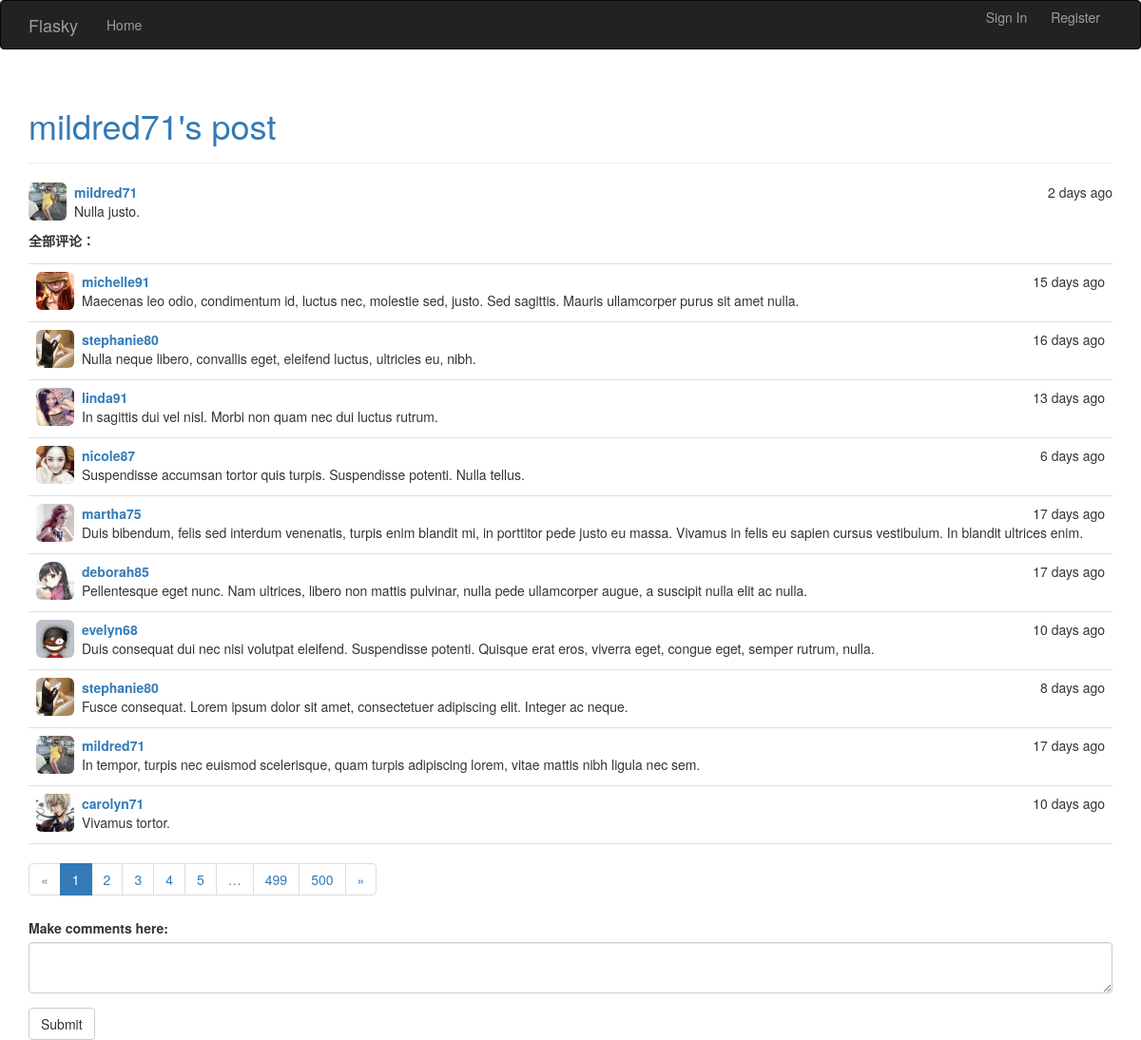
The app's page /post/187 with its own data.
### app/models.py (models this page shows, shortened)
class User(UserMixin,db.Model):
	__tablename__='users'
	id = db.Column(db.Integer, primary_key=True)
	username = db.Column(db.String(128), unique=True, index=True)
	gender = db.Column(db.String(32))
	address = db.Column(db.String(128))
	age=db.Column(db.Integer)
	date_of_born = db.Column(db.String(32))
	password_hash = db.Column(db.String(128))
	email = db.Column(db.String(64))
	selfintr=db.Column(db.String(256))
	role_id=db.Column(db.Integer,db.ForeignKey('roles.id'))
	confirmed=db.Column(db.Boolean,default=False)
	member_since=db.Column(db.DateTime(),default=datetime.utcnow)
	last_login=db.Column(db.DateTime(),default=datetime.utcnow)
	head_img=db.Column(db.String)
	comments=db.relationship('Comment',backref='author',lazy='dynamic')
	posts=db.relationship('Post',backref='author',lazy='dynamic')
	followers=db.relationship('Follow',foreign_keys=[Follow.followed_id],
							  backref=db.backref('follower',lazy='joined'),
							  lazy='dynamic',
							  cascade='all,delete-orphan')
	followed=db.relationship('Follow',foreign_keys=[Follow.follower_id],
							 backref=db.backref('followed',lazy='joined'),
							 lazy='dynamic',
							 cascade='all,delete-orphan')
	@property
	def password(self):
		raise AttributeError('Password can not be read!')

class Post(db.Model):
	__tablename__='posts'
	id=db.Column(db.Integer,primary_key=True)
	body=db.Column(db.Text)
	body_html = db.Column(db.Text)
	timestamp=db.Column(db.DateTime,index=True,default=datetime.utcnow())
	author_id=db.Column(db.Integer,db.ForeignKey('users.id'))
	comments=db.relationship('Comment',backref='post',lazy='dynamic')

class Comment(db.Model):
	__tablename__='comments'
	id=db.Column(db.Integer,primary_key=True)
	body=db.Column(db.Text)
	body_html=db.Column(db.Text)
	timestamp=db.Column(db.DateTime,index=True,default=datetime.utcnow)
	post_id=db.Column(db.Integer,db.ForeignKey('posts.id'))
	author_id=db.Column(db.Integer,db.ForeignKey('users.id'))

### app/main/views.py (the view, shortened to what this page needs)
@main.route('/post/<int:id>',methods=["POST","GET"])
def post(id):
    post=Post.query.get_or_404(id)
    form=CommentsForm()
    page=request.args.get('page',default=1,type=int)
    pagination=Comment.query.paginate(
        page,current_app.config['FLASKY_COMMENTS_PER_PAGE'],error_out=False
    )
    comments=pagination.items
    return render_template('post.html',post=post,form=form,user=post.author,comments=comments,pagination=pagination,
                           endpoint='main.post')

### app/main/form.py
class CommentsForm(FlaskForm):
	body=TextAreaField("Make comments here:",validators=[DataRequired(),Length(min=5)])
	submit=SubmitField('Submit')

### app/auth/views.py (called while the page is built)
@auth.before_app_request
def last_login():
	if current_user.is_authenticated:
		current_user.last_login=datetime.utcnow()

@auth.before_app_request
def before_request():
	if current_user.is_authenticated and not current_user.confirmed and request.endpoint[:5]!='auth.' and request.endpoint!='static':
		return redirect(url_for('auth.unconfirmed'))

### app/main/__init__.py (called while the page is built)
@main.app_context_processor
def inject_permission():
	return dict(Permission=Permission)

### app/templates/post.html (shortened to what this page needs)
{% extends "base.html" %}
{% import "bootstrap/wtf.html" as wtf %}
{% import "_macros.html" as macros %}
{% block page_content %}
<div class="page-header">
    <a href="{{url_for('main.profile',username=user.username)}}" ><h1>{{user.username}}'s post</h1></a>
</div>
<div class="post-thumbnail">
    <a href="{{url_for('main.profile',username=post.author.username)}}">
        <img class="img-rounded profile-thumbnail" src="{{post.author.head_img}}" height="40" width="40">
    </a>
</div>
<div class="post-date">{{ moment(post.timestamp).fromNow(refresh=True) }}</div>
<div class="post-author">
    <a href="{{url_for('main.profile',username=post.author.username)}}">
        {{ post.author.username }}
    </a>
</div>
<div class="post-content">
    {{ post.body }}
</div>
<div>
    <h5><strong>全部评论：</strong></h5>
</div>
{% include "_comments.html" %}
{{ macros.pagination_widget(pagination=pagination,endpoint=endpoint,id=post.id) }}
{{ wtf.quick_form(form) }}
{% endblock %}

### app/templates/_comments.html (shortened to what this page needs)
<ul class="posts">
    {% for comment in comments %}
    <li class="post">
        <div class="post-thumbnail">
            <a href="{{url_for('main.profile',username=comment.author.username)}}">
                <img class="img-rounded profile-thumbnail" src="{{comment.author.head_img}}" height="40" width="40">
            </a>
        </div>
        <div class="post-date">{{ moment(comment.timestamp).fromNow(refresh=True) }}</div>
        <div class="post-author">
            <a href="{{url_for('main.profile',username=comment.author.username)}}">
                {{ comment.author.username }}
            </a>
        </div>
        <div class="post-content">
            {{ comment.body }}
        </div>
    </li>
    {% endfor %}
</ul>

### app/static/styles.css (style rules this page uses)
.profile-thumbnail { position: absolute; }
ul.posts { list-style-type: none; padding: 0px; margin: 16px 0px 0px 0px; border-top: 1px solid #e0e0e0; }
ul.posts li.post { padding: 8px; border-bottom: 1px solid #e0e0e0; }
div.post-date { float: right; }
div.post-author { font-weight: bold; margin-left: 48px; }
div.post-thumbnail { position: absolute; }
div.post-content { margin-left: 48px; min-height: 24px; }

### records on screen
User: username "mildred71", author.head_img (picture), author.username "mildred71"
Post: timestamp "2 days ago", body "Nulla justo."
Comment: author.head_img (picture), timestamp "15 days ago", author.username "michelle91", body "Maecenas leo odio, condimentum id, luctus nec, molestie sed, justo. Sed sagittis. Mauris ullamcorper purus sit amet nulla."
Comment: author.head_img (picture), timestamp "16 days ago", author.username "stephanie80", body "Nulla neque libero, convallis eget, eleifend luctus, ultricies eu, nibh."
Comment: author.head_img (picture), timestamp "13 days ago", author.username "linda91", body "In sagittis dui vel nisl. Morbi non quam nec dui luctus rutrum."
Comment: author.head_img (picture), timestamp "6 days ago", author.username "nicole87", body "Suspendisse accumsan tortor quis turpis. Suspendisse potenti. Nulla tellus."
Comment: author.head_img (picture), timestamp "17 days ago", author.username "martha75", body "Duis bibendum, felis sed interdum venenatis, turpis enim blandit mi, in porttitor pede justo eu massa. Vivamus in felis eu sapien cursus vestibulum. In blandit ultrices enim."
Comment: author.head_img (picture), timestamp "17 days ago", author.username "deborah85", body "Pellentesque eget nunc. Nam ultrices, libero non mattis pulvinar, nulla pede ullamcorper augue, a suscipit nulla elit ac nulla."
Comment: author.head_img (picture), timestamp "10 days ago", author.username "evelyn68", body "Duis consequat dui nec nisi volutpat eleifend. Suspendisse potenti. Quisque erat eros, viverra eget, congue eget, semper rutrum, nulla."
Comment: author.head_img (picture), timestamp "8 days ago", author.username "stephanie80", body "Fusce consequat. Lorem ipsum dolor sit amet, consectetuer adipiscing elit. Integer ac neque."
Comment: author.head_img (picture), timestamp "17 days ago", author.username "mildred71", body "In tempor, turpis nec euismod scelerisque, quam turpis adipiscing lorem, vitae mattis nibh ligula nec sem."
Comment: author.head_img (picture), timestamp "10 days ago", author.username "carolyn71", body "Vivamus tortor."

### other values on screen
{{ p }} "1" "2" "3" "4" "5" "499" "500"
